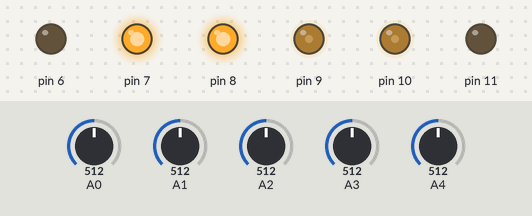
A sketch run on a simulated Arduino Uno, built with avr-gcc and run on an emulated ATmega328P. Parts: output pins drawn as LEDs (lit = HIGH). Dashed ring = blinking. Inputs (shaded band) come from the test bench; at power-on: A2 = 512, A3 = 512, A0 = 512, A1 = 512, A4 = 512. What the sketch prints to the serial monitor is not drawn.

Above: at 1.2 s.
1.3 s: A2 set to 215
2.8 s: A2 set to 186
At 3.5 s:
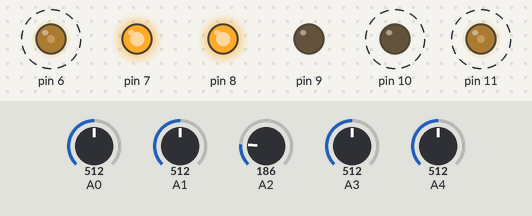
5.8 s: A2 set to 210
At 6.55 s:
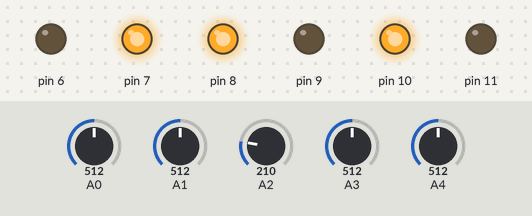
8.8 s: A3 set to 208
10.3 s: A3 set to 190
At 11.1 s:
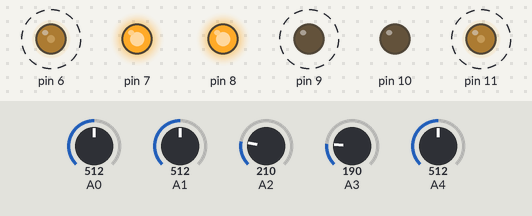
13.3 s: A2 set to 190
At 14.6 s:
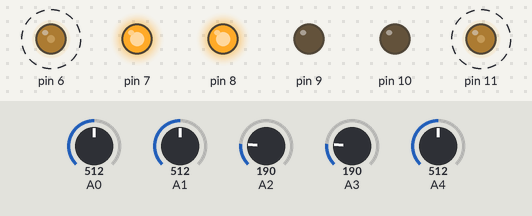
Timing chart, 0 to 17.3 s (numbered marks = the images above; inputs shaded):
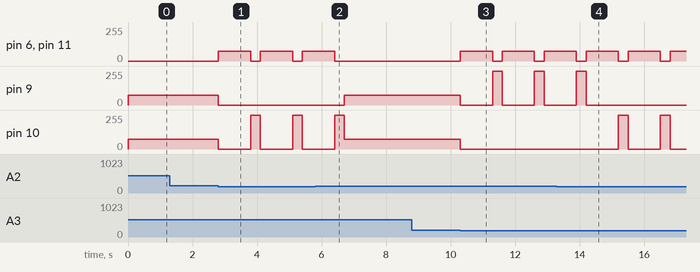

The sketch:

irconnection2.ino
```cpp
//----------------------------Libaries--------------------------
#include <ArduinoQueue.h>
// All variables being used here
//---------------------------- Sensors -------------------------
int centerIR;
int nearLeftIR;
int farLeftIR;
int farRightIR;
int nearRightIR;

//---------------------------- Counter Flags --------------------
int leftFlag;
int rightFlag;
int centerFlag;

//---------------------------- Threshold Values -----------------
int sideFarThreshold = 200;
int centerThreshold = 200;

//---------------------------- Map Matrix --------------------

int horizontalWalls[16][16] ={{0,0,0,0,0,0,0,0,0,0,0,0,0,0,0,0},
                              {0,0,0,0,0,0,0,0,0,0,0,0,0,0,0,0},
                              {0,0,0,0,0,0,0,0,0,0,0,0,0,0,0,0},
                              {0,0,0,0,0,0,0,0,0,0,0,0,0,0,0,0},
                              {0,0,0,0,0,0,0,0,0,0,0,0,0,0,0,0},
                              {0,0,0,0,0,0,0,0,0,0,0,0,0,0,0,0},
                              {0,0,0,0,0,0,0,0,0,0,0,0,0,0,0,0},
                              {0,0,0,0,0,0,0,0,0,0,0,0,0,0,0,0},
                              {0,0,0,0,0,0,0,0,0,0,0,0,0,0,0,0},
                              {0,0,0,0,0,0,0,0,0,0,0,0,0,0,0,0},
                              {0,0,0,0,0,0,0,0,0,0,0,0,0,0,0,0},
                              {0,0,0,0,0,0,0,0,0,0,0,0,0,0,0,0},
                              {0,0,0,0,0,0,0,0,0,0,0,0,0,0,0,0},
                              {0,0,0,0,0,0,0,0,0,0,0,0,0,0,0,0},
                              {0,0,0,0,0,0,0,0,0,0,0,0,0,0,0,0},
                              {0,0,0,0,0,0,0,0,0,0,0,0,0,0,0,0},};

int verticalWalls[16][16] ={{0,0,0,0,0,0,0,0,0,0,0,0,0,0,0,0},
                              {0,0,0,0,0,0,0,0,0,0,0,0,0,0,0,0},
                              {0,0,0,0,0,0,0,0,0,0,0,0,0,0,0,0},
                              {0,0,0,0,0,0,0,0,0,0,0,0,0,0,0,0},
                              {0,0,0,0,0,0,0,0,0,0,0,0,0,0,0,0},
                              {0,0,0,0,0,0,0,0,0,0,0,0,0,0,0,0},
                              {0,0,0,0,0,0,0,0,0,0,0,0,0,0,0,0},
                              {0,0,0,0,0,0,0,0,0,0,0,0,0,0,0,0},
                              {0,0,0,0,0,0,0,0,0,0,0,0,0,0,0,0},
                              {0,0,0,0,0,0,0,0,0,0,0,0,0,0,0,0},
                              {0,0,0,0,0,0,0,0,0,0,0,0,0,0,0,0},
                              {0,0,0,0,0,0,0,0,0,0,0,0,0,0,0,0},
                              {0,0,0,0,0,0,0,0,0,0,0,0,0,0,0,0},
                              {0,0,0,0,0,0,0,0,0,0,0,0,0,0,0,0},
                              {0,0,0,0,0,0,0,0,0,0,0,0,0,0,0,0},
                              {0,0,0,0,0,0,0,0,0,0,0,0,0,0,0,0},};

int manhattenDistance[16][16] ={{0,0,0,0,0,0,0,0,0,0,0,0,0,0,0,0},
                                {0,0,0,0,0,0,0,0,0,0,0,0,0,0,0,0},
                                {0,0,0,0,0,0,0,0,0,0,0,0,0,0,0,0},
                                {0,0,0,0,0,0,0,0,0,0,0,0,0,0,0,0},
                                {0,0,0,0,0,0,0,0,0,0,0,0,0,0,0,0},
                                {0,0,0,0,0,0,0,0,0,0,0,0,0,0,0,0},
                                {0,0,0,0,0,0,0,0,0,0,0,0,0,0,0,0},
                                {0,0,0,0,0,0,0,0,0,0,0,0,0,0,0,0},
                                {0,0,0,0,0,0,0,0,0,0,0,0,0,0,0,0},
                                {0,0,0,0,0,0,0,0,0,0,0,0,0,0,0,0},
                                {0,0,0,0,0,0,0,0,0,0,0,0,0,0,0,0},
                                {0,0,0,0,0,0,0,0,0,0,0,0,0,0,0,0},
                                {0,0,0,0,0,0,0,0,0,0,0,0,0,0,0,0},
                                {0,0,0,0,0,0,0,0,0,0,0,0,0,0,0,0},
                                {0,0,0,0,0,0,0,0,0,0,0,0,0,0,0,0},
                                {0,0,0,0,0,0,0,0,0,0,0,0,0,0,0,0},};

ArduinoQueue<int> ffQueue(512);
// intQueue.enqueue(1);    // Adds number 1 to the queue
// intQueue.enqueue(123);    // Adds number 123 to the queue
// int number = intQueue.dequeue();    // Will return number 1 and remove it from the queue
// int number2 = intQueue.getHead();    // Will return number 123 but leave it still in the queue
// int number3 = intQueue.dequeue();    // Will return number 123 and remove it from the queue


//---------------------------- Function -------------------------
void counterAssign();
void selDeviation();

//---------------------------- Motion Functions -----------------
void deviateRight();
void deviateLeft();
void froward();
void reverse();

 //---------------------------- Setup ---------------------------

void setup(){
    pinMode(6, OUTPUT);
    pinMode(9, OUTPUT);
    pinMode(10, OUTPUT);
    pinMode(11, OUTPUT);

    pinMode(7, OUTPUT);
    pinMode(8, OUTPUT);

    digitalWrite(7, HIGH);
    digitalWrite(8, HIGH);

    Serial.begin(115200);
 }

//---------------------------- Execution -------------------------
void loop(){
    // Senosor pin assignment
    centerIR = analogRead(A0);
    nearLeftIR = analogRead(A1);
    farLeftIR = analogRead(A2);
    farRightIR = analogRead(A3);
    nearRightIR = analogRead(A4);

    // Motion Operation
    counterAssign();
    selDeviation(); // Navigation directed motion

}

//---------------------------- Function ---------------------------
void counterAssign(){
    if (farLeftIR < sideFarThreshold){
        leftFlag = 1;
    }
    else {
        leftFlag = 0;
    }
    if (farRightIR < sideFarThreshold){
        rightFlag = 1;
    }
    else {
        rightFlag = 0;
    }
    if (centerIR < centerThreshold){
        centerFlag = 0;
    }
}

void selDeviation(){
    if ((leftFlag ==1) || (rightFlag ==1) || (centerFlag == 1)){
        if (centerFlag == 1){
            if (leftFlag ==1){
                deviateRight();
            }
            else if (rightFlag ==1)
                deviateLeft();
            else
                deviateLeft();
        }
        else if (leftFlag == 1){
            deviateRight();
        }
        else if (rightFlag == 1){
            deviateLeft();
        }
        else{
            deviateLeft();
        }
    }
    else{
        forward();
    }
}

void reverse(){
    Serial.println("Backing up");
    digitalWrite(9, LOW);
    analogWrite(6, 75);
    analogWrite(11, 75);
    digitalWrite(10, LOW);
    delay(1000);
}

void deviateRight(){
    Serial.println("Right");
    reverse();
    digitalWrite(6, LOW);
    digitalWrite(9, LOW);
    digitalWrite(11, LOW);
    analogWrite(10, 350);
    delay(300);
}

void deviateLeft(){
    Serial.println("Left");
    reverse();
    analogWrite(9, 350);
    digitalWrite(6, LOW);
    digitalWrite(11, LOW);
    digitalWrite(10, LOW);
    delay(300);
}

void forward(){
    Serial.println("Forward");
    analogWrite(9, 75);
    digitalWrite(6, LOW);
    digitalWrite(11, LOW);
    analogWrite(10, 75);
}
```

Measured:
- the behaviour switches between 200 and 199 on A2 (found by bisection; images 0 and 1)
- the behaviour switches between 200 and 199 on A3 (found by bisection; images 2 and 3)
- after the input at 2.8 s, pin 6, pin 11: alternates 75/255 for 1.0 s and 0/255 for 0.30 s, starting at once; pin 9: 75/255 → 0/255 at once; pin 10: alternates 255/255 for 0.30 s and 0/255 for 1.0 s, starting at once
- after the input at 5.8 s, pin 6, pin 11: goes on until 6.4 s, then stays 0/255; pin 9: 0/255 → 75/255 after 0.90 s
- after the input at 10.3 s, pin 6, pin 11: alternates 75/255 for 1.0 s and 0/255 for 0.30 s, starting at once; pin 9: alternates 255/255 for 0.30 s and 0/255 for 1.0 s, starting at once; pin 10: 75/255 → 0/255 at once
- after the input at 13.3 s, pin 9: goes on until 14.2 s, then stays 0/255; pin 10: alternates 255/255 for 0.30 s and 0/255 for 1.0 s, starting after 1.9 s
